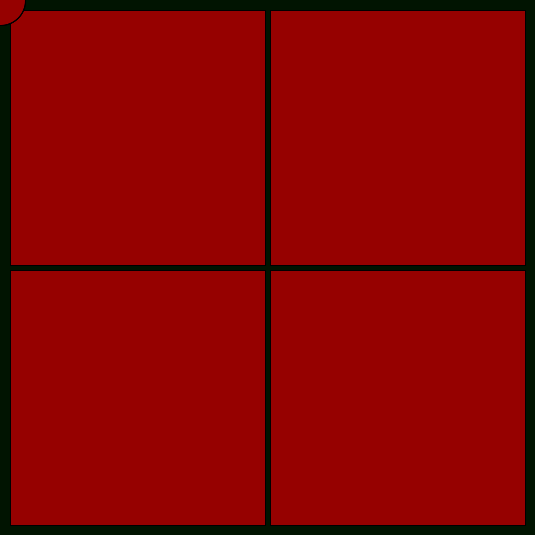
Frame 1 (no input)
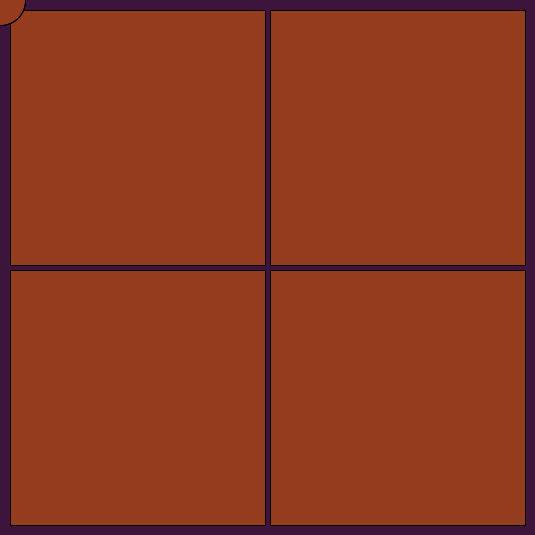
Frame 60 (the mouse pressed at the canvas centre just before this capture)
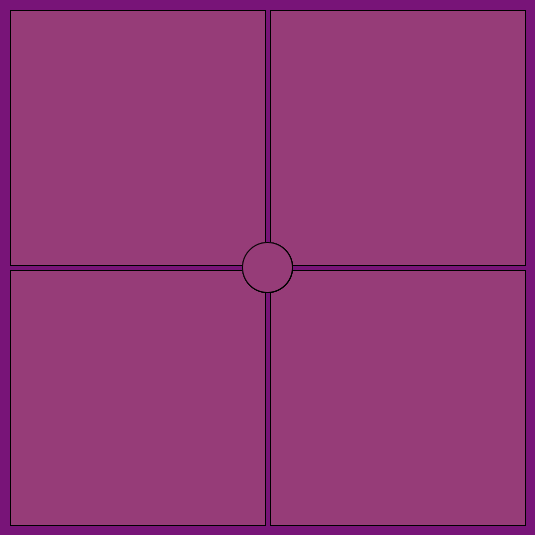
Frame 120 (the mouse held since frame 60 and released just before this capture)

The Processing sketch that drew these frames (run headless with seeded random() and noise(); from frame 60 on, the mouse is pressed at the canvas centre):

// Processing sketch: processing_74336
// ── processing_74336.pde

int increment = 0;
boolean ascending = true;

void setup(){
  size(535,535);
  background(120,40,180);
 
}

void draw(){
  // here is a if.
  if (increment == 255) ascending = false;
  else if (increment == 0) ascending = true;
  
  if (ascending) increment++;
  else increment--;
  // The fillet of the rectangle is half the value of the increment
  int fillet = increment /2;
  
  
  if (mousePressed) {
    fill(150, fillet, increment);
  } else {
    fill(150,increment, fillet);
  }
  // fillet dosn't work in 1.5.1
  background(increment, 20, increment);
  rect(10, 10, 255, 255);
  rect(10, 270, 255, 255);
  rect(270, 10, 255, 255);
  rect(270, 270, 255, 255);
  ellipse(mouseX,mouseY,50,50);
  ellipse(mouseX,mouseX,50,50);
  ellipse(mouseY,mouseY,50,50);
  ellipse(mouseY,mouseX,50,50);
  println("Here's the value: " + increment);
}
